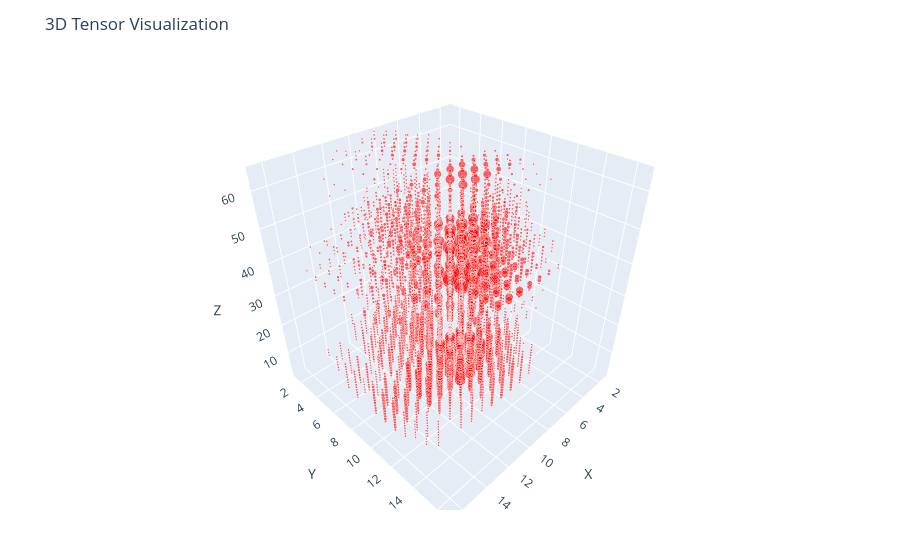

The notebook cell this image was saved under:
### Code cell
plotTensor(red_strata.tensor, 0.1, color="red")

### Figure 1 — Plotly figure (JSON) as saved in the notebook; plotly's stock layout.template omitted (floating-point values rounded to 4 significant figures; data arrays with more than 128 entries replaced by an {"elided": "..."} marker saying what was removed)
{"data": [{"marker": {"color": "red", "opacity": 0.6, "size": {"elided": "4509 float values"}}, "mode": "markers", "type": "scatter3d", "x": {"elided": "4509 int values"}, "y": {"elided": "4509 int values"}, "z": {"elided": "4509 int values"}}], "layout": {"margin": {"b": 50, "l": 50, "r": 50, "t": 60}, "scene": {"aspectmode": "cube", "xaxis": {"range": [1, 17], "title": "X"}, "yaxis": {"range": [1, 17], "title": "Y"}, "zaxis": {"range": [1, 66], "title": "Z"}}, "title": "3D Tensor Visualization"}}
